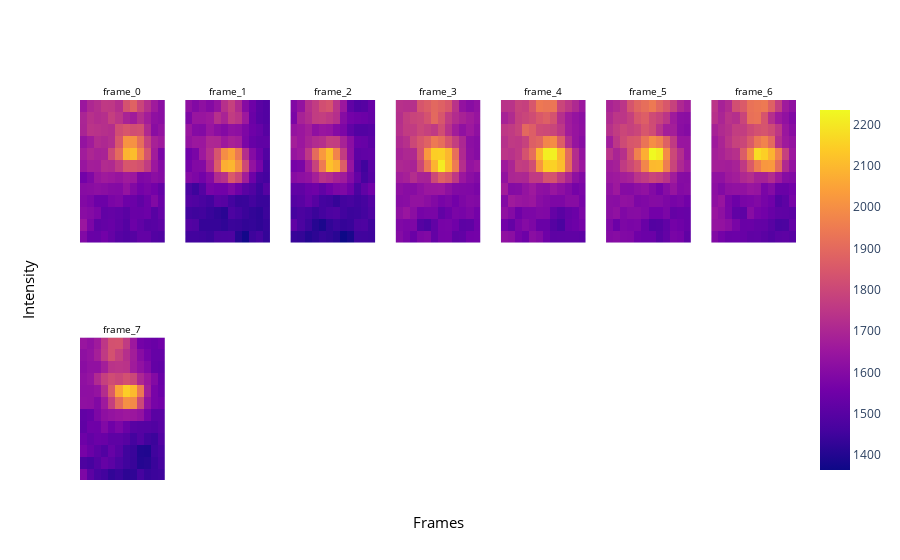

This figure's notebook cell:
### Code cell
plot_raw_movie(plot_type = 'total_z_sum', track_number = 22, raw_image = zarr_arr, main_tracking_df = track_df, channel = 2)

### Figure 1 — Plotly figure (JSON) as saved in the notebook; plotly's stock layout.template omitted (floating-point values rounded to 4 significant figures; data arrays with more than 128 entries replaced by an {"elided": "..."} marker saying what was removed)
{"data": [{"coloraxis": "coloraxis", "hovertemplate": "x: %{x}<br>y: %{y}<br>color: %{z}<extra></extra>", "name": "0", "type": "heatmap", "xaxis": "x", "yaxis": "y", "z": {"elided": "12x12 int values"}}, {"coloraxis": "coloraxis", "hovertemplate": "x: %{x}<br>y: %{y}<br>color: %{z}<extra></extra>", "name": "0", "type": "heatmap", "xaxis": "x2", "yaxis": "y2", "z": {"elided": "12x12 int values"}}, {"coloraxis": "coloraxis", "hovertemplate": "x: %{x}<br>y: %{y}<br>color: %{z}<extra></extra>", "name": "0", "type": "heatmap", "xaxis": "x3", "yaxis": "y3", "z": {"elided": "12x12 int values"}}, {"coloraxis": "coloraxis", "hovertemplate": "x: %{x}<br>y: %{y}<br>color: %{z}<extra></extra>", "name": "0", "type": "heatmap", "xaxis": "x4", "yaxis": "y4", "z": {"elided": "12x12 int values"}}, {"coloraxis": "coloraxis", "hovertemplate": "x: %{x}<br>y: %{y}<br>color: %{z}<extra></extra>", "name": "0", "type": "heatmap", "xaxis": "x5", "yaxis": "y5", "z": {"elided": "12x12 int values"}}, {"coloraxis": "coloraxis", "hovertemplate": "x: %{x}<br>y: %{y}<br>color: %{z}<extra></extra>", "name": "0", "type": "heatmap", "xaxis": "x6", "yaxis": "y6", "z": {"elided": "12x12 int values"}}, {"coloraxis": "coloraxis", "hovertemplate": "x: %{x}<br>y: %{y}<br>color: %{z}<extra></extra>", "name": "0", "type": "heatmap", "xaxis": "x7", "yaxis": "y7", "z": {"elided": "12x12 int values"}}, {"coloraxis": "coloraxis", "hovertemplate": "x: %{x}<br>y: %{y}<br>color: %{z}<extra></extra>", "name": "0", "type": "heatmap", "xaxis": "x8", "yaxis": "y8", "z": {"elided": "12x12 int values"}}], "layout": {"annotations": [{"font": {"color": "black", "size": 10}, "showarrow": false, "text": "frame_0", "x": 0.05918, "xanchor": "center", "xref": "paper", "y": 1, "yanchor": "bottom", "yref": "paper"}, {"font": {"color": "black", "size": 10}, "showarrow": false, "text": "frame_1", "x": 0.2061, "xanchor": "center", "xref": "paper", "y": 1, "yanchor": "bottom", "yref": "paper"}, {"font": {"color": "black", "size": 10}, "showarrow": false, "text": "frame_2", "x": 0.3531, "xanchor": "center", "xref": "paper", "y": 1, "yanchor": "bottom", "yref": "paper"}, {"font": {"color": "black", "size": 10}, "showarrow": false, "text": "frame_3", "x": 0.5, "xanchor": "center", "xref": "paper", "y": 1, "yanchor": "bottom", "yref": "paper"}, {"font": {"color": "black", "size": 10}, "showarrow": false, "text": "frame_4", "x": 0.6469, "xanchor": "center", "xref": "paper", "y": 1, "yanchor": "bottom", "yref": "paper"}, {"font": {"color": "black", "size": 10}, "showarrow": false, "text": "frame_5", "x": 0.7939, "xanchor": "center", "xref": "paper", "y": 1, "yanchor": "bottom", "yref": "paper"}, {"font": {"color": "black", "size": 10}, "showarrow": false, "text": "frame_6", "x": 0.9408, "xanchor": "center", "xref": "paper", "y": 1, "yanchor": "bottom", "yref": "paper"}, {"font": {"color": "black", "size": 10}, "showarrow": false, "text": "frame_7", "x": 0.05918, "xanchor": "center", "xref": "paper", "y": 0.375, "yanchor": "bottom", "yref": "paper"}, {"font": {"color": "black", "size": 15}, "showarrow": false, "text": "Frames", "x": 0.5, "xanchor": "center", "xref": "paper", "y": 0, "yanchor": "top", "yref": "paper", "yshift": -30}, {"font": {"color": "black", "size": 15}, "showarrow": false, "text": "Intensity", "textangle": -90, "x": 0, "xanchor": "right", "xref": "paper", "xshift": -40, "y": 0.5, "yanchor": "middle", "yref": "paper"}], "autosize": true, "xaxis": {"anchor": "y", "autorange": true, "domain": [0, 0.1184], "range": [-0.5, 11.5], "showticklabels": false}, "xaxis10": {"anchor": "y10", "domain": [0.2939, 0.4122]}, "xaxis11": {"anchor": "y11", "domain": [0.4408, 0.5592]}, "xaxis12": {"anchor": "y12", "domain": [0.5878, 0.7061]}, "xaxis13": {"anchor": "y13", "domain": [0.7347, 0.8531]}, "xaxis14": {"anchor": "y14", "domain": [0.8816, 1.0]}, "xaxis2": {"anchor": "y2", "autorange": true, "domain": [0.1469, 0.2653], "range": [-0.5, 11.5], "showticklabels": false}, "xaxis3": {"anchor": "y3", "autorange": true, "domain": [0.2939, 0.4122], "range": [-0.5, 11.5], "showticklabels": false}, "xaxis4": {"anchor": "y4", "autorange": true, "domain": [0.4408, 0.5592], "range": [-0.5, 11.5], "showticklabels": false}, "xaxis5": {"anchor": "y5", "autorange": true, "domain": [0.5878, 0.7061], "range": [-0.5, 11.5], "showticklabels": false}, "xaxis6": {"anchor": "y6", "autorange": true, "domain": [0.7347, 0.8531], "range": [-0.5, 11.5], "showticklabels": false}, "xaxis7": {"anchor": "y7", "autorange": true, "domain": [0.8816, 1.0], "range": [-0.5, 11.5], "showticklabels": false}, "xaxis8": {"anchor": "y8", "autorange": true, "domain": [0, 0.1184], "range": [-0.5, 11.5], "showticklabels": false}, "xaxis9": {"anchor": "y9", "domain": [0.1469, 0.2653]}, "yaxis": {"anchor": "x", "autorange": true, "domain": [0.625, 1], "range": [-0.5, 11.5], "showticklabels": false}, "yaxis10": {"anchor": "x10", "domain": [0, 0.375]}, "yaxis11": {"anchor": "x11", "domain": [0, 0.375]}, "yaxis12": {"anchor": "x12", "domain": [0, 0.375]}, "yaxis13": {"anchor": "x13", "domain": [0, 0.375]}, "yaxis14": {"anchor": "x14", "domain": [0, 0.375]}, "yaxis2": {"anchor": "x2", "autorange": true, "domain": [0.625, 1], "range": [-0.5, 11.5], "showticklabels": false}, "yaxis3": {"anchor": "x3", "autorange": true, "domain": [0.625, 1], "range": [-0.5, 11.5], "showticklabels": false}, "yaxis4": {"anchor": "x4", "autorange": true, "domain": [0.625, 1], "range": [-0.5, 11.5], "showticklabels": false}, "yaxis5": {"anchor": "x5", "autorange": true, "domain": [0.625, 1], "range": [-0.5, 11.5], "showticklabels": false}, "yaxis6": {"anchor": "x6", "autorange": true, "domain": [0.625, 1], "range": [-0.5, 11.5], "showticklabels": false}, "yaxis7": {"anchor": "x7", "autorange": true, "domain": [0.625, 1], "range": [-0.5, 11.5], "showticklabels": false}, "yaxis8": {"anchor": "x8", "autorange": true, "domain": [0, 0.375], "range": [-0.5, 11.5], "showticklabels": false}, "yaxis9": {"anchor": "x9", "domain": [0, 0.375]}}}
